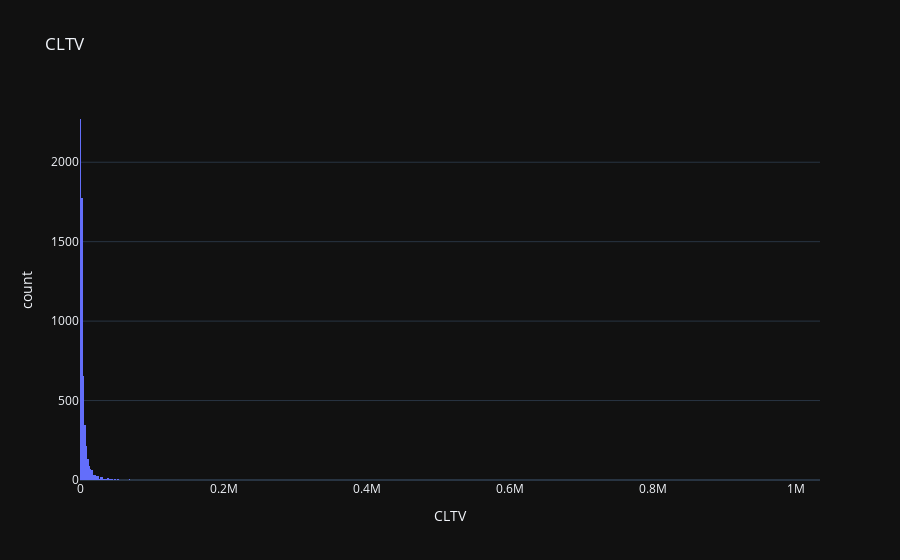

Notebook code for this chart:
### Code cell
# Create a histogram of the CLTV column
px.histogram(rfm_df, x='CLTV', title='CLTV')

### Figure 1 — Plotly figure (JSON) as saved in the notebook; plotly's stock layout.template omitted (floating-point values rounded to 4 significant figures; data arrays with more than 128 entries replaced by an {"elided": "..."} marker saying what was removed)
{"data": [{"alignmentgroup": "True", "bingroup": "x", "hovertemplate": "CLTV=%{x}<br>count=%{y}<extra></extra>", "legendgroup": "", "marker": {"color": "#636efa", "pattern": {"shape": ""}}, "name": "", "offsetgroup": "", "orientation": "v", "showlegend": false, "x": {"elided": "5881 float values"}, "xaxis": "x", "yaxis": "y", "type": "histogram"}], "layout": {"xaxis": {"anchor": "y", "domain": [0.0, 1.0], "title": {"text": "CLTV"}}, "yaxis": {"anchor": "x", "domain": [0.0, 1.0], "title": {"text": "count"}}, "legend": {"tracegroupgap": 0}, "title": {"text": "CLTV"}, "barmode": "relative"}}
